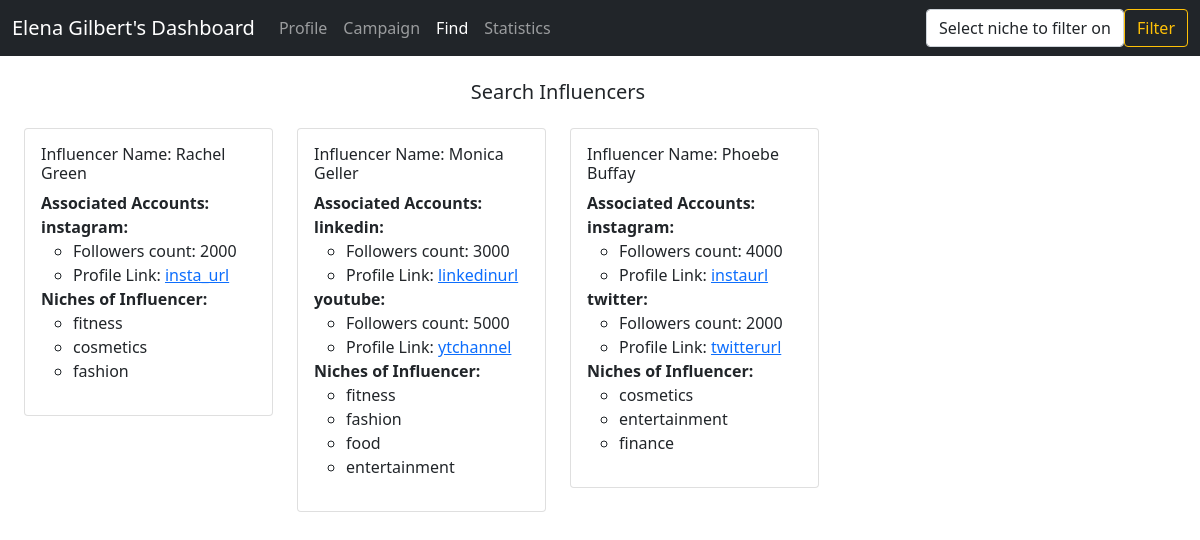
/sponsor_find/1, run on the app's committed database.
### backend/models.py (models this page shows)
class Sponsor(db.Model):
    __tablename__ = 'sponsor'
    id = db.Column(db.Integer, primary_key=True)
    first_name = db.Column(db.String, nullable=False)         # if it is a company then the first_name denotes the name of the company
    last_name = db.Column(db.String)
    username = db.Column(db.String, unique=True, nullable=False)
    password = db.Column(db.String, nullable=False)
    industry = db.Column(db.String, nullable=False)
    budget = db.Column(db.Float, nullable=False)
    email = db.Column(db.String, unique=True, nullable=False)
    type = db.Column(db.Enum('company', 'individual'), nullable=False)
    flagged = db.Column(db.Boolean, default=False)
    campaign = db.relationship('Campaign', backref='sponsor', cascade='all, delete-orphan')

class Influencer(db.Model):
    __tablename__ = 'influencer'
    id = db.Column(db.Integer, primary_key=True)
    first_name = db.Column(db.String, nullable=False)
    last_name = db.Column(db.String)
    age = db.Column(db.Integer, nullable=False)
    username = db.Column(db.String, unique=True, nullable=False)
    password = db.Column(db.String, nullable=False)
    email = db.Column(db.String, unique=True, nullable=False)
    earning = db.Column(db.Integer, default=0)
    flagged = db.Column(db.Boolean, default=False)
    reach = db.relationship('Reach', backref='influencer', cascade='all, delete-orphan')
    ad_request = db.relationship('Ad_Request', backref='influencer')
    influencer_niche = db.relationship('Influencer_Niche', backref='influencer')

class Reach(db.Model):
    __tablename__ = 'reach'
    id = db.Column(db.Integer, primary_key=True)
    influencer_id = db.Column(db.Integer, db.ForeignKey('influencer.id'), nullable=False)
    platform = db.Column(db.Enum('instagram', 'twitter', 'youtube', 'linkedin'), nullable=False)
    followers = db.Column(db.Integer, nullable=False)
    profile_link = db.Column(db.String, nullable=False)

class Niche(db.Model):
    __tablename__ = 'niche'
    id = db.Column(db.Integer, primary_key=True)
    name = db.Column(db.String, nullable=False)
    influencer_niche = db.relationship('Influencer_Niche', backref='niche')
    ad_request = db.relationship('Ad_Request', backref='niche')

### backend/controllers.py (the view)
@app.route('/sponsor_find/<int:sponsor_id>', methods=['GET', 'POST'])
def sponsor_find(sponsor_id):
    filtered_niche_id = request.args.get('niche_id')
    niches = Niche.query.all()
    sponsor = Sponsor.query.filter_by(id=sponsor_id).first()
    return render_template('sponsor_find.html', first_name=sponsor.first_name, last_name=sponsor.last_name, sponsor_id=sponsor_id,
                           all_influencers=fetch_influencer_details_for_sponsor(filtered_niche_id), niches=niches)

### backend/controllers.py (called while the page is built)
def social_accounts(influencer_id):
    tuples = (db.session.query(Influencer.id, Reach.platform, Reach.followers, Reach.profile_link)
                  .join(Reach, Reach.influencer_id==influencer_id).all())
    social_accounts = {}
    for tuple in tuples:
        if tuple.platform not in social_accounts.keys():
            social_accounts[tuple.platform] = {'followers': tuple.followers, 'profile_link': tuple.profile_link}
    return social_accounts

def niches(influencer_id):
    tuples = (db.session.query(Niche.id.label('niche_id'), Niche.name.label('niche_name'))
              .join(Influencer_Niche, Influencer_Niche.niche_id == Niche.id)
              .join(Influencer, Influencer.id == Influencer_Niche.influencer_id)
              .filter(Influencer.id == influencer_id).all())
    niches = []
    for tuple in tuples:
        niches.append(tuple.niche_name)
    return niches

### templates/sponsor_find.html (shortened to what this page needs)
<!DOCTYPE html>
<html lang="en">
<head>
    <link href="https://cdn.jsdelivr.net/npm/bootstrap@5.0.2/dist/css/bootstrap.min.css" rel="stylesheet">
</head>
<body>
    <div id="container">
        <div id="panel">
            <nav class="navbar navbar-expand-lg navbar-dark bg-dark">
                <div class="container-fluid">
                    <label class="navbar-brand">{{ first_name }} {{ last_name }}'s Dashboard</label>
                    <div class="collapse navbar-collapse" id="navbarNavAltMarkup">
                        <ul class="navbar-nav me-auto mb-2 mb-lg-0">
                            <li class="nav-item"><a class="nav-link" href="/sponsor_dashboard/{{ sponsor_id }}">Profile</a></li>
                            <li class="nav-item"><a class="nav-link" href="/sponsor_all_campaigns/{{ sponsor_id }}">Campaign</a></li>
                            <li class="nav-item"><a class="nav-link active" href="/sponsor_find/{{ sponsor_id }}">Find</a></li>
                            <li class="nav-item"><a class="nav-link" href="/sponsor_statistics/{{ sponsor_id }}">Statistics</a></li>
                        </ul>
                    </div>
                    <form class="d-flex" method="GET" action="/sponsor_find/{{ sponsor_id }}">
                        <select class="form-control" name="niche_id">
                            <option value="" disabled selected>Select niche to filter on</option>
                        </select>
                        <button class="btn btn-outline-warning" type="submit">Filter</button>
                    </form>
                </div>
            </nav>
        </div>
        <div class="container row">
            <h5 class="text-center my-4">Search Influencers</h5>
            {% if all_influencers %}
                {% for key, value in all_influencers.items() %}
                    <div class="col-sm-3">
                        <div class="card">
                            <div class="card-body">
                                <h6 class="card-title">Influencer Name: {{ value.fname }} {{ value.lname }}</h6>
                                <ul class="list-unstyled">
                                    <li><strong>Associated Accounts:</strong></li>
                                    {% for account, info in value.social_accounts.items() %}
                                        <li>
                                            <strong>{{ account }}:</strong>
                                            <ul>
                                                <li>Followers count: {{ info.followers }}</li>
                                                <li>Profile Link: <a href="{{ info.profile_link }}" target="_blank">{{ info.profile_link }}</a></li>
                                            </ul>
                                        </li>
                                    {% endfor %}
                                    <li><strong>Niches of Influencer:</strong></li>
                                    <ul>
                                        {% for niche in value.niches %}
                                            <li>{{ niche }}</li>
                                        {% endfor %}
                                    </ul>
                                </ul>
                            </div>
                        </div>
                    </div>
                {% endfor %}
            {% else %}
                <h6 class="text-secondary">No influencers details to show</h6>
            {% endif %}
        </div>
    </div>
</body>
</html>

### data on the page
Sponsor: first_name "Elena", last_name "Gilbert"
Influencer: fname "Rachel", lname "Green"
Reach: followers "2000", profile_link "insta_url"
Niche: name "fitness"
Niche: name "cosmetics"
Niche: name "fashion"
Influencer: fname "Monica", lname "Geller"
Reach: followers "3000", profile_link "linkedinurl"
Reach: followers "5000", profile_link "ytchannel"
Niche: name "food"
Niche: name "entertainment"
Influencer: fname "Phoebe", lname "Buffay"
Reach: followers "4000", profile_link "instaurl"
Reach: followers "2000", profile_link "twitterurl"
Niche: name "finance"

### other printed values
{{ account }} "instagram" "linkedin" "youtube" "instagram" "twitter"
